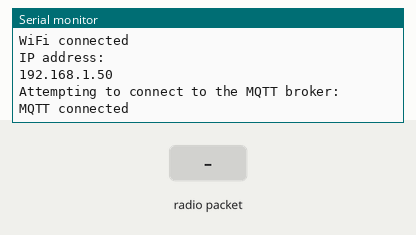
Bench run of a sketch on a simulated ESP8266 (NodeMCU). Shown: the last lines printed to the serial monitor. The inputs (shaded band) are chosen by the test bench. WiFi joins after 1.5 s; servers stay silent unless stated; no radio packets arrive unless stated; no MQTT or app messages arrive unless stated.

Above: at 2.7 s.
2.8 s: radio packet "1" arrives
At 4.0 s:
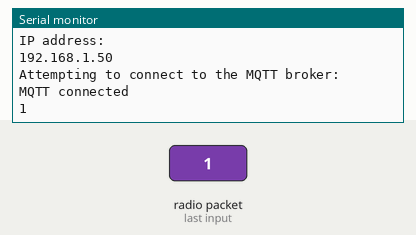
4.3 s: radio packet "0" arrives
At 5.4 s:
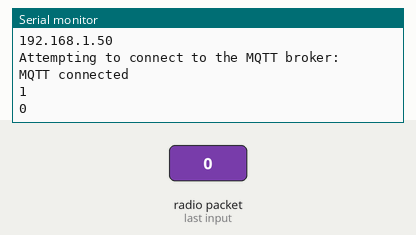
5.8 s: radio packet "2" arrives
At 6.5 s:
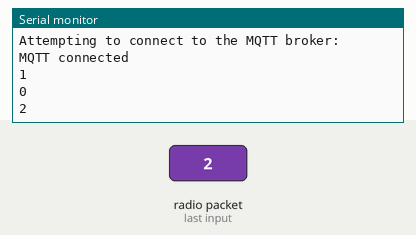
Timing chart, 0 to 8.8 s (numbered marks = the images above; inputs shaded):
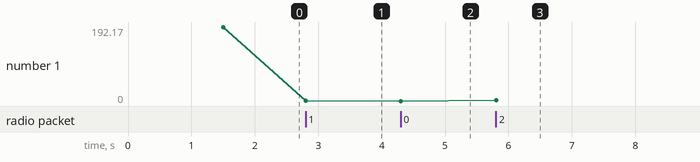

Measured:
- after the input at 2.8 s, the serial monitor: prints a new line at once (image 1)
- after the input at 4.3 s, the serial monitor: prints a new line at once (image 2)
- after the input at 5.8 s, the serial monitor: prints a new line at once (image 3)
- plotted number 1: 192.17 → 1 after the input at 2.8 s, 1 → 0 after the input at 4.3 s, 0 → 2 after the input at 5.8 s

The sketch:

esp8266_wifi_gateway.ino
```cpp
#include <ArduinoMqttClient.h>

#include <SPI.h>
#include <nRF24L01.h>
#include <RF24.h>

#include <ESP8266WiFi.h>

// WiFi Configuration
#ifndef STASSID
#define STASSID ""
#define STAPSK  ""
#endif

const char* ssid     = STASSID;
const char* password = STAPSK;

// MQTT Configuration
#ifndef MQTT_BROKER
#define MQTT_BROKER ""
#define MQTT_PORT 1883
#define MQTT_USERNAME ""
#define MQTT_PASSWORD ""
#endif

const char broker[] = MQTT_BROKER;
int        port     = MQTT_PORT;
const char mqttUser[] = MQTT_USERNAME;
const char mqttPass[] = MQTT_PASSWORD;

WiFiClient wifiClient;
MqttClient mqttClient(wifiClient);

RF24 radio(2, 4); // CE, CSN
const byte address[6] = "00001";

void setup() {
  Serial.begin(9600);

  WiFi.mode(WIFI_STA);
  WiFi.begin(ssid, password);

  while (WiFi.status() != WL_CONNECTED) {
    delay(500);
    Serial.print(".");
  }

  Serial.println("");
  Serial.println("WiFi connected");
  Serial.println("IP address: ");
  Serial.println(WiFi.localIP());

  Serial.print("Attempting to connect to the MQTT broker: ");
  Serial.println(broker);

  mqttClient.setUsernamePassword(mqttUser, mqttPass);
  if (!mqttClient.connect(broker, port)) {
    Serial.print("MQTT connection failed! Error code = ");
    Serial.println(mqttClient.connectError());

    while (1);
  }

  Serial.println("MQTT connected");

  radio.begin();
  radio.openReadingPipe(0, address);
  radio.setPALevel(RF24_PA_MIN);
  radio.startListening();
}

void loop() {
  mqttClient.poll();

  if (radio.available()) {
    char text[32] = "";
    radio.read(&text, sizeof(text));
    Serial.println(text);

    /*  The received data is in the following format:
     *  "some_identifier/current_state"
     *  The first part will be used as mqtt topic.
     */
    char* parts[2];
    char* token = strtok(text, "/");
    byte index = 0;
    while (token != NULL) {
      parts[index] = token;
      index++;
      token = strtok(NULL, "/");
    }

    /*  Publish a message on the topic only if the
     *  received message is valid and has been split
     *  in two parts: topic and state.
     */
    if (index == 2) {
      Serial.println("Sending mqtt data...");
      mqttClient.beginMessage(parts[0]);
      mqttClient.print(parts[1]);
      mqttClient.endMessage();
    }
  }
  delay(5);
}
```
